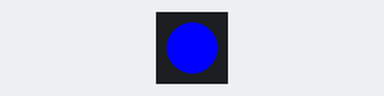
Bench run of a program on a simulated Raspberry Pi (BCM pin numbers). Shown: 1 RGB LEDs in strip order, left to right.

Above: at 0.15 s.
At 2.47 s:
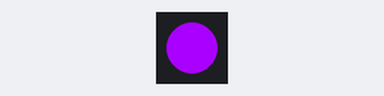
At 3.37 s:
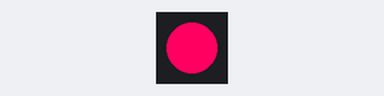
At 4.1 s:
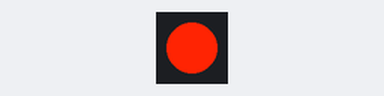
Timing chart, 0 to 5.7 s (numbered marks = the images above):
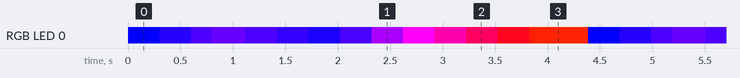

Measured:
- by itself, everything shown: repeats every 4.4 s, in 15 steps

The program:

vaporwave.py
```python
from gpiozero import RGBLED
import time
led = RGBLED(15,14,18)
while True:
    try:
        led.blue = 1
        for n in range(100):
            led.red = 0 + n/100
            time.sleep(0.02)
            if led.red == 0.4:
                break

        for n in range(35):
            led.red = 0.4 - n/100
            time.sleep(0.03)
            if led.red == 0.1:
                break

        for n in range(100):
            led.red = 0.1 + n/80
            time.sleep(0.01)
            if led.red == 1:
                break
        g = 1
        for n in range(100):
            led.blue = 1 - n/100
            time.sleep(0.01)
            if led.blue <= 0.15:
                led.green = 0 + (g/100)
                time.sleep(0.02)
                g = g +1
                continue


        time.sleep(0.5)
        led.off()

    except (KeyboardInterrupt, SystemExit):
        print("caught the interrupt")
        break
led.off()
```
